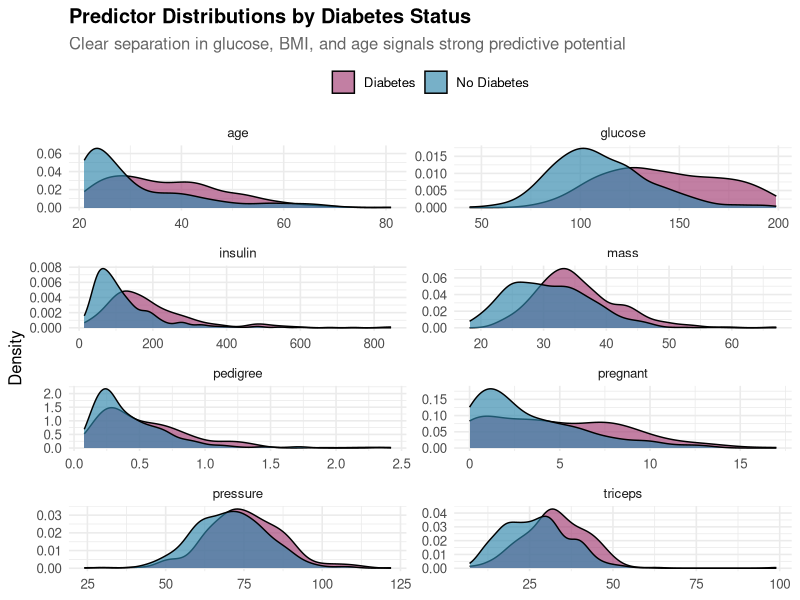
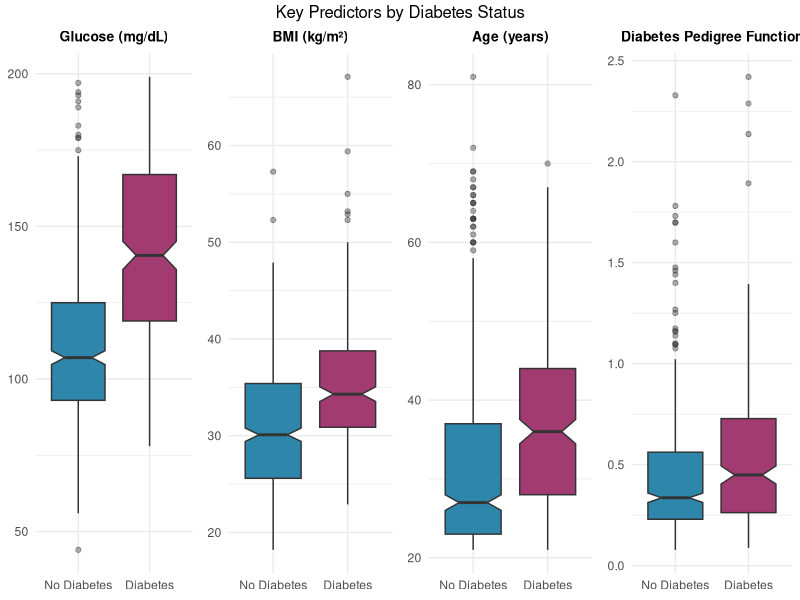
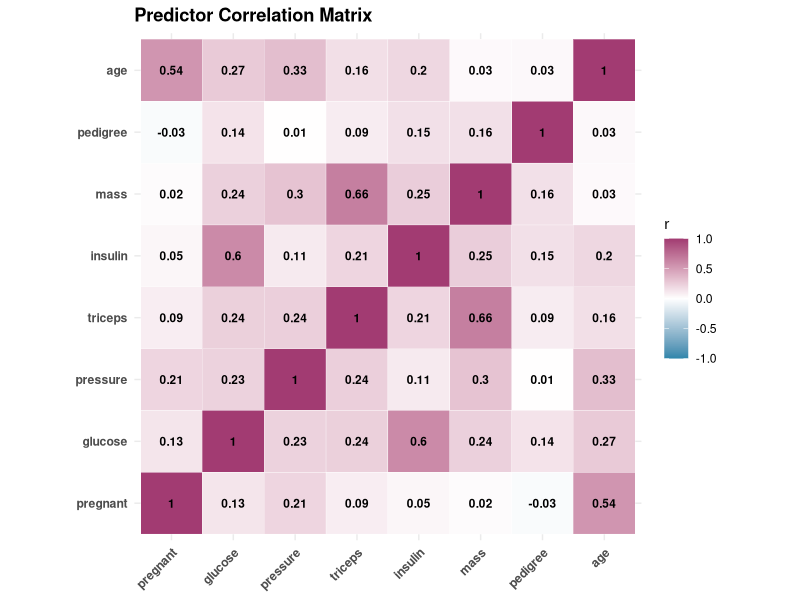
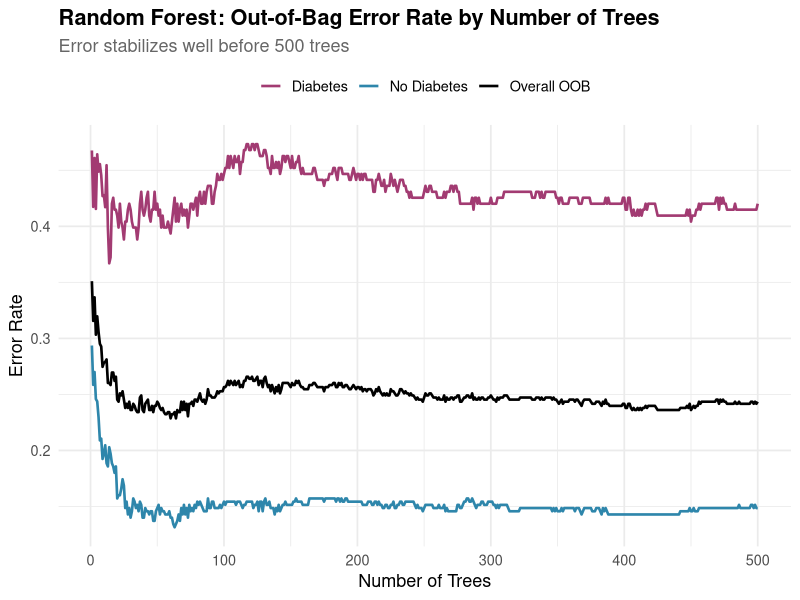
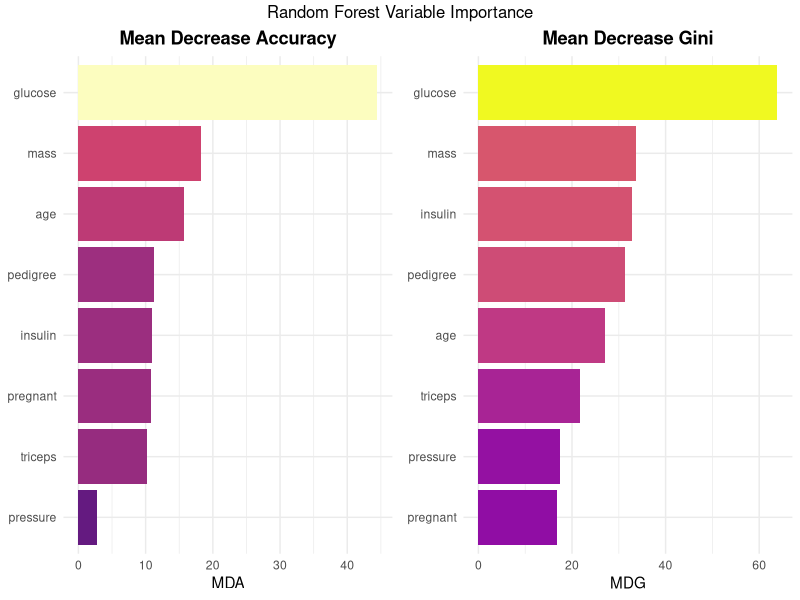
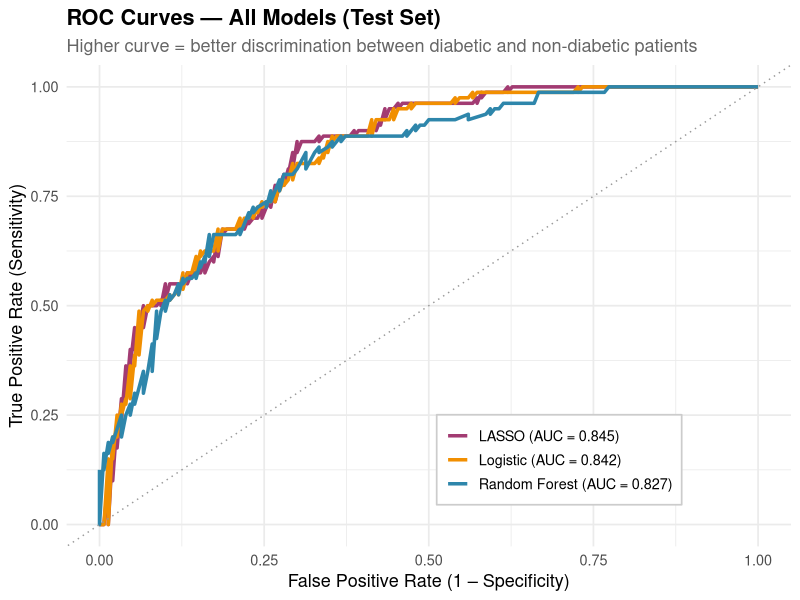
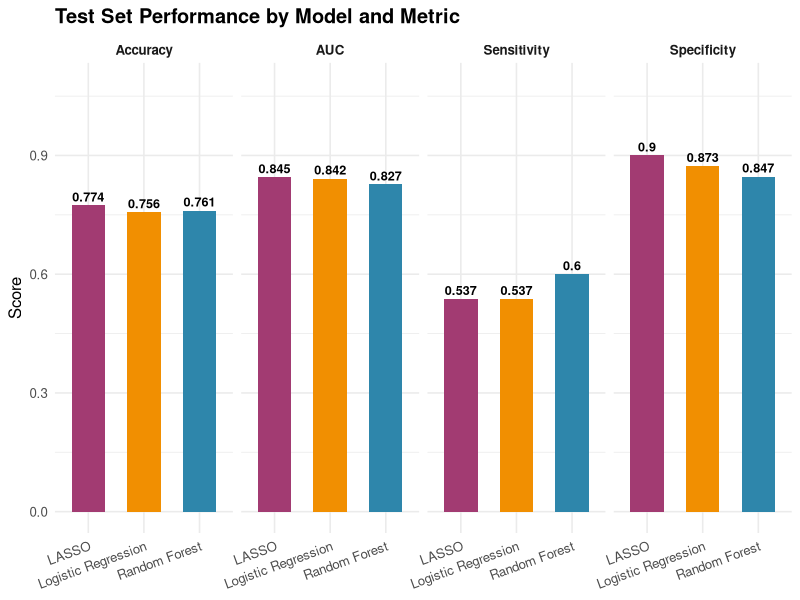
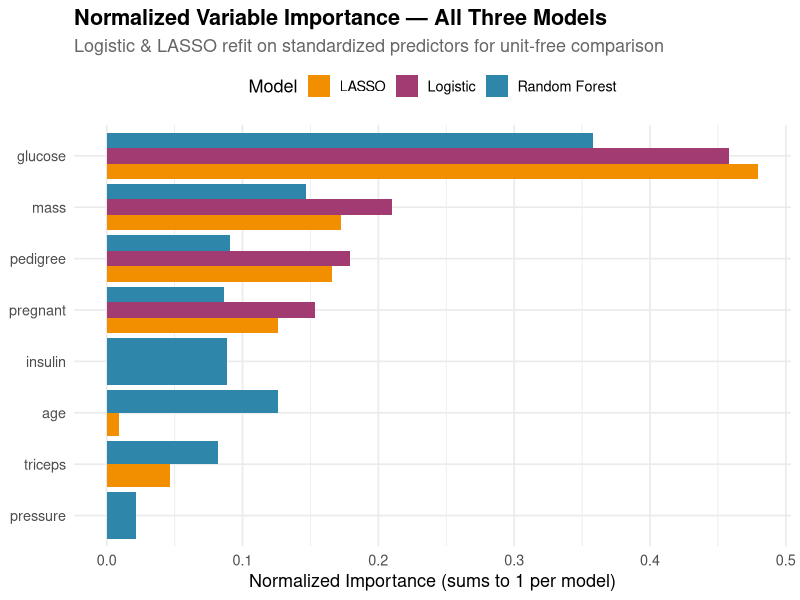

Generate these figures, in order, with R:
## ---- chunk 1
knitr::opts_chunk$set(echo = TRUE, warning = FALSE, message = FALSE)
## ---- chunk 2
rm(list = ls())
set.seed(123)

required_packages <- c(
  "tidyverse", "mlbench", "caret", "pROC",
  "glmnet", "mice", "gridExtra", "reshape2",
  "randomForest", "knitr", "kableExtra", "scales", "viridis"
)

for (pkg in required_packages) {
  if (!requireNamespace(pkg, quietly = TRUE)) install.packages(pkg)
  suppressPackageStartupMessages(library(pkg, character.only = TRUE))
}

# Consistent color palette used throughout all visuals
palette_neg <- "#2E86AB"   # Blue   – No Diabetes
palette_pos <- "#A23B72"   # Purple – Diabetes
palette_neu <- "#F18F01"   # Orange – neutral / third model
## ---- chunk 3
data("PimaIndiansDiabetes2", package = "mlbench")
diabetes_raw <- PimaIndiansDiabetes2

# Impute missing values with MICE (predictive mean matching, 5 imputations)
imp <- mice(diabetes_raw[, -9], m = 5, method = "pmm",
            seed = 123, printFlag = FALSE)
diabetes <- complete(imp, 1)
diabetes$diabetes <- diabetes_raw$diabetes

continuous_vars <- c("pregnant", "glucose", "pressure", "triceps",
                     "insulin", "mass", "pedigree", "age")
## ---- chunk 4
idx        <- createDataPartition(diabetes$diabetes, p = 0.70, list = FALSE)
train_data <- diabetes[idx, ]
test_data  <- diabetes[-idx, ]
## ---- chunk 5
diabetes |>
  select(all_of(continuous_vars), diabetes) |>
  pivot_longer(-diabetes, names_to = "Variable", values_to = "Value") |>
  mutate(Outcome = ifelse(diabetes == "neg", "No Diabetes", "Diabetes")) |>
  ggplot(aes(x = Value, fill = Outcome)) +
  geom_density(alpha = 0.65) +
  scale_fill_manual(values = c("No Diabetes" = palette_neg, "Diabetes" = palette_pos)) +
  facet_wrap(~Variable, scales = "free", ncol = 2) +
  labs(title    = "Predictor Distributions by Diabetes Status",
       subtitle = "Clear separation in glucose, BMI, and age signals strong predictive potential",
       x = NULL, y = "Density", fill = NULL) +
  theme_minimal(base_size = 12) +
  theme(plot.title    = element_text(face = "bold"),
        plot.subtitle = element_text(color = "gray40"),
        legend.position = "top")
## ---- chunk 6
top_vars   <- c("glucose", "mass", "age", "pedigree")
top_labels <- c("Glucose (mg/dL)", "BMI (kg/m²)", "Age (years)", "Diabetes Pedigree Function")

bp_list <- mapply(function(v, lab) {
  ggplot(diabetes, aes(x = diabetes, y = .data[[v]], fill = diabetes)) +
    geom_boxplot(notch = TRUE, outlier.alpha = 0.4, show.legend = FALSE) +
    scale_x_discrete(labels = c("neg" = "No Diabetes", "pos" = "Diabetes")) +
    scale_fill_manual(values = c("neg" = palette_neg, "pos" = palette_pos)) +
    labs(title = lab, x = NULL, y = NULL) +
    theme_minimal(base_size = 11) +
    theme(plot.title = element_text(face = "bold", hjust = 0.5, size = 10))
}, top_vars, top_labels, SIMPLIFY = FALSE)

grid.arrange(grobs = bp_list, ncol = 4,
             top = "Key Predictors by Diabetes Status")
## ---- chunk 7
cor_melt <- diabetes |>
  select(all_of(continuous_vars)) |>
  cor() |>
  melt()

ggplot(cor_melt, aes(x = Var1, y = Var2, fill = value)) +
  geom_tile(color = "white") +
  geom_text(aes(label = round(value, 2)), size = 3, fontface = "bold") +
  scale_fill_gradient2(low = palette_neg, mid = "white", high = palette_pos,
                       midpoint = 0, limits = c(-1, 1), name = "r") +
  labs(title = "Predictor Correlation Matrix", x = NULL, y = NULL) +
  theme_minimal(base_size = 11) +
  theme(axis.text.x = element_text(angle = 45, hjust = 1, face = "bold"),
        axis.text.y = element_text(face = "bold"),
        plot.title  = element_text(face = "bold")) +
  coord_fixed()
## ---- chunk 8
diabetes |>
  group_by(diabetes) |>
  summarise(across(all_of(continuous_vars),
                   ~paste0(round(mean(.), 1), " (\u00B1", round(sd(.), 1), ")")),
            .groups = "drop") |>
  mutate(diabetes = ifelse(diabetes == "neg", "No Diabetes", "Diabetes")) |>
  pivot_longer(-diabetes, names_to = "Variable") |>
  pivot_wider(names_from = diabetes, values_from = value) |>
  kbl(caption = "Mean (\u00B1 SD) by Diabetes Status") |>
  kable_styling(bootstrap_options = c("striped", "hover", "condensed"), full_width = FALSE)
## ---- chunk 9
log_full <- glm(diabetes ~ ., data = train_data, family = binomial)
log_step <- step(log_full, direction = "both", trace = 0)

# Predictions on train and test
log_prob_tr  <- predict(log_step, train_data, type = "response")
log_prob_te  <- predict(log_step, test_data,  type = "response")
log_class_tr <- factor(ifelse(log_prob_tr > 0.5, "pos", "neg"), levels = c("neg", "pos"))
log_class_te <- factor(ifelse(log_prob_te > 0.5, "pos", "neg"), levels = c("neg", "pos"))

log_cm_tr  <- confusionMatrix(log_class_tr, train_data$diabetes, positive = "pos")
log_cm_te  <- confusionMatrix(log_class_te, test_data$diabetes,  positive = "pos")
log_roc_tr <- roc(train_data$diabetes, log_prob_tr, quiet = TRUE)
log_roc_te <- roc(test_data$diabetes,  log_prob_te, quiet = TRUE)
## ---- chunk 10
x_tr <- model.matrix(diabetes ~ ., train_data)[, -1]
y_tr <- ifelse(train_data$diabetes == "pos", 1, 0)
x_te <- model.matrix(diabetes ~ ., test_data)[, -1]

cv_lasso    <- cv.glmnet(x_tr, y_tr, alpha = 1, family = "binomial", nfolds = 10)
lasso_model <- glmnet(x_tr, y_tr, alpha = 1, family = "binomial",
                      lambda = cv_lasso$lambda.min)

# Predictions
las_prob_tr  <- predict(lasso_model, x_tr, type = "response")[, 1]
las_prob_te  <- predict(lasso_model, x_te, type = "response")[, 1]
las_class_tr <- factor(ifelse(las_prob_tr > 0.5, "pos", "neg"), levels = c("neg", "pos"))
las_class_te <- factor(ifelse(las_prob_te > 0.5, "pos", "neg"), levels = c("neg", "pos"))

las_cm_tr  <- confusionMatrix(las_class_tr, train_data$diabetes, positive = "pos")
las_cm_te  <- confusionMatrix(las_class_te, test_data$diabetes,  positive = "pos")
las_roc_tr <- roc(train_data$diabetes, las_prob_tr, quiet = TRUE)
las_roc_te <- roc(test_data$diabetes,  las_prob_te, quiet = TRUE)
## ---- chunk 11
rf_model <- randomForest(diabetes ~ ., data = train_data,
                         ntree = 500, mtry = 3, importance = TRUE)

rf_prob_tr  <- predict(rf_model, train_data, type = "prob")[, "pos"]
rf_prob_te  <- predict(rf_model, test_data,  type = "prob")[, "pos"]
rf_class_tr <- predict(rf_model, train_data, type = "class")
rf_class_te <- predict(rf_model, test_data,  type = "class")

rf_cm_tr  <- confusionMatrix(rf_class_tr, train_data$diabetes, positive = "pos")
rf_cm_te  <- confusionMatrix(rf_class_te, test_data$diabetes,  positive = "pos")
rf_roc_tr <- roc(train_data$diabetes, rf_prob_tr, quiet = TRUE)
rf_roc_te <- roc(test_data$diabetes,  rf_prob_te, quiet = TRUE)
## ---- chunk 12
oob_df <- data.frame(
  Trees = seq_len(nrow(rf_model$err.rate)),
  OOB   = rf_model$err.rate[, "OOB"],
  neg   = rf_model$err.rate[, "neg"],
  pos   = rf_model$err.rate[, "pos"]
) |>
  pivot_longer(-Trees, names_to = "Class", values_to = "Error") |>
  mutate(Class = recode(Class, "OOB" = "Overall OOB",
                        "neg" = "No Diabetes", "pos" = "Diabetes"))

ggplot(oob_df, aes(x = Trees, y = Error, color = Class)) +
  geom_line(linewidth = 0.9) +
  scale_color_manual(values = c("Overall OOB" = "black",
                                "No Diabetes" = palette_neg,
                                "Diabetes"    = palette_pos)) +
  labs(title    = "Random Forest: Out-of-Bag Error Rate by Number of Trees",
       subtitle = "Error stabilizes well before 500 trees",
       x = "Number of Trees", y = "Error Rate", color = NULL) +
  theme_minimal(base_size = 13) +
  theme(plot.title    = element_text(face = "bold"),
        plot.subtitle = element_text(color = "gray40"),
        legend.position = "top")
## ---- chunk 13
imp_df <- as.data.frame(importance(rf_model)) |>
  rownames_to_column("Variable") |>
  arrange(desc(MeanDecreaseAccuracy))

p_mda <- ggplot(imp_df, aes(x = reorder(Variable, MeanDecreaseAccuracy),
                             y = MeanDecreaseAccuracy,
                             fill = MeanDecreaseAccuracy)) +
  geom_col(show.legend = FALSE) +
  scale_fill_viridis_c(option = "magma", begin = 0.3) +
  coord_flip() +
  labs(title = "Mean Decrease Accuracy", x = NULL, y = "MDA") +
  theme_minimal(base_size = 11) +
  theme(plot.title = element_text(face = "bold", hjust = 0.5))

p_mdg <- ggplot(imp_df, aes(x = reorder(Variable, MeanDecreaseGini),
                             y = MeanDecreaseGini,
                             fill = MeanDecreaseGini)) +
  geom_col(show.legend = FALSE) +
  scale_fill_viridis_c(option = "plasma", begin = 0.3) +
  coord_flip() +
  labs(title = "Mean Decrease Gini", x = NULL, y = "MDG") +
  theme_minimal(base_size = 11) +
  theme(plot.title = element_text(face = "bold", hjust = 0.5))

grid.arrange(p_mda, p_mdg, ncol = 2,
             top = "Random Forest Variable Importance")
## ---- chunk 14
results <- data.frame(
  Model       = c("Logistic Regression", "LASSO", "Random Forest"),
  Train_Acc   = round(c(log_cm_tr$overall["Accuracy"],
                        las_cm_tr$overall["Accuracy"],
                        rf_cm_tr$overall["Accuracy"]), 4),
  Test_Acc    = round(c(log_cm_te$overall["Accuracy"],
                        las_cm_te$overall["Accuracy"],
                        rf_cm_te$overall["Accuracy"]), 4),
  Sensitivity = round(c(log_cm_te$byClass["Sensitivity"],
                        las_cm_te$byClass["Sensitivity"],
                        rf_cm_te$byClass["Sensitivity"]), 4),
  Specificity = round(c(log_cm_te$byClass["Specificity"],
                        las_cm_te$byClass["Specificity"],
                        rf_cm_te$byClass["Specificity"]), 4),
  F1          = round(c(log_cm_te$byClass["F1"],
                        las_cm_te$byClass["F1"],
                        rf_cm_te$byClass["F1"]), 4),
  Test_AUC    = round(c(auc(log_roc_te),
                        auc(las_roc_te),
                        auc(rf_roc_te)), 4)
)

best <- which.max(results$Test_AUC)

kbl(results, caption = "Model Performance Comparison (Test Set)",
    col.names = c("Model", "Train Acc.", "Test Acc.", "Sensitivity",
                  "Specificity", "F1 Score", "Test AUC")) |>
  kable_styling(bootstrap_options = c("striped", "hover", "condensed"),
                full_width = TRUE) |>
  row_spec(best, bold = TRUE, color = "white", background = palette_neg) |>
  add_footnote("Highlighted row = best Test AUC", notation = "symbol")
## ---- chunk 15
roc_df <- bind_rows(
  data.frame(fpr = 1 - log_roc_te$specificities, tpr = log_roc_te$sensitivities,
             Model = paste0("Logistic (AUC = ", round(auc(log_roc_te), 3), ")")),
  data.frame(fpr = 1 - las_roc_te$specificities, tpr = las_roc_te$sensitivities,
             Model = paste0("LASSO (AUC = ", round(auc(las_roc_te), 3), ")")),
  data.frame(fpr = 1 - rf_roc_te$specificities,  tpr = rf_roc_te$sensitivities,
             Model = paste0("Random Forest (AUC = ", round(auc(rf_roc_te), 3), ")"))
)

ggplot(roc_df, aes(x = fpr, y = tpr, color = Model)) +
  geom_line(linewidth = 1.2) +
  geom_abline(slope = 1, intercept = 0, linetype = "dotted", color = "gray60") +
  scale_color_manual(values = c(palette_pos, palette_neu, palette_neg)) +
  labs(title    = "ROC Curves — All Models (Test Set)",
       subtitle = "Higher curve = better discrimination between diabetic and non-diabetic patients",
       x = "False Positive Rate (1 – Specificity)",
       y = "True Positive Rate (Sensitivity)",
       color = NULL) +
  theme_minimal(base_size = 13) +
  theme(plot.title    = element_text(face = "bold"),
        plot.subtitle = element_text(color = "gray40"),
        legend.position = c(0.68, 0.18),
        legend.background = element_rect(fill = "white", color = "gray80"))
## ---- chunk 16
results |>
  select(Model, Test_Acc, Sensitivity, Specificity, Test_AUC) |>
  pivot_longer(-Model, names_to = "Metric", values_to = "Value") |>
  mutate(Metric = recode(Metric,
                         "Test_Acc" = "Accuracy",
                         "Test_AUC" = "AUC")) |>
  ggplot(aes(x = Model, y = Value, fill = Model)) +
  geom_col(width = 0.6, show.legend = FALSE) +
  geom_text(aes(label = round(Value, 3)), vjust = -0.4, size = 3.2, fontface = "bold") +
  scale_fill_manual(values = c(palette_pos, palette_neu, palette_neg)) +
  scale_y_continuous(limits = c(0, 1.08)) +
  facet_wrap(~Metric, ncol = 4) +
  labs(title = "Test Set Performance by Model and Metric", x = NULL, y = "Score") +
  theme_minimal(base_size = 12) +
  theme(axis.text.x = element_text(angle = 20, hjust = 1),
        plot.title  = element_text(face = "bold"),
        strip.text  = element_text(face = "bold"))
## ---- chunk 17
# Refit Logistic and LASSO on standardized predictors for fair comparison
# (original models remain intact for odds ratios and predictions)
train_scaled <- train_data
train_scaled[continuous_vars] <- scale(train_data[continuous_vars])

log_scaled <- glm(formula(log_step), data = train_scaled, family = binomial)

x_tr_sc    <- model.matrix(diabetes ~ ., train_scaled)[, -1]
las_scaled <- glmnet(x_tr_sc, y_tr, alpha = 1, family = "binomial",
                     lambda = cv_lasso$lambda.min)

# Normalize so each model's scores sum to 1
log_c  <- abs(coef(log_scaled)[-1])
log_c  <- log_c / sum(log_c)

las_c  <- abs(as.matrix(coef(las_scaled))[-1, 1])
las_c  <- las_c[las_c != 0]
las_c  <- las_c / sum(las_c)

rf_mda <- importance(rf_model)[, "MeanDecreaseAccuracy"]
rf_mda <- rf_mda / sum(rf_mda)

make_imp <- function(vals, model_name) {
  v <- setNames(rep(0, length(continuous_vars)), continuous_vars)
  v[intersect(names(vals), continuous_vars)] <- vals[intersect(names(vals), continuous_vars)]
  data.frame(Variable = continuous_vars, Importance = v, Model = model_name)
}

all_imp <- bind_rows(
  make_imp(log_c,  "Logistic"),
  make_imp(las_c,  "LASSO"),
  make_imp(rf_mda, "Random Forest")
) |> filter(Importance > 0)

ggplot(all_imp, aes(x = reorder(Variable, Importance), y = Importance, fill = Model)) +
  geom_col(position = "dodge") +
  scale_fill_manual(values = c("Logistic"      = palette_pos,
                               "LASSO"         = palette_neu,
                               "Random Forest" = palette_neg)) +
  coord_flip() +
  labs(title    = "Normalized Variable Importance — All Three Models",
       subtitle = "Logistic & LASSO refit on standardized predictors for unit-free comparison",
       x = NULL, y = "Normalized Importance (sums to 1 per model)", fill = "Model") +
  theme_minimal(base_size = 13) +
  theme(plot.title    = element_text(face = "bold"),
        plot.subtitle = element_text(color = "gray40"),
        legend.position = "top")
## ---- chunk 18
data.frame(
  Rank      = 1:5,
  Variable  = c("Glucose", "BMI (mass)", "Age", "Diabetes Pedigree Function", "Pregnancies"),
  Rationale = c(
    "Primary clinical marker; clearest separation between groups",
    "Obesity is a leading modifiable risk factor for T2D",
    "Risk accumulates with age; older patients show higher prevalence",
    "Captures heritable family history of diabetes",
    "Associated with gestational diabetes and hormonal changes"
  )
) |>
  kbl(caption = "Top 5 Most Influential Variables (Consistent Across All Models)") |>
  kable_styling(bootstrap_options = c("striped", "hover", "condensed"), full_width = TRUE)
